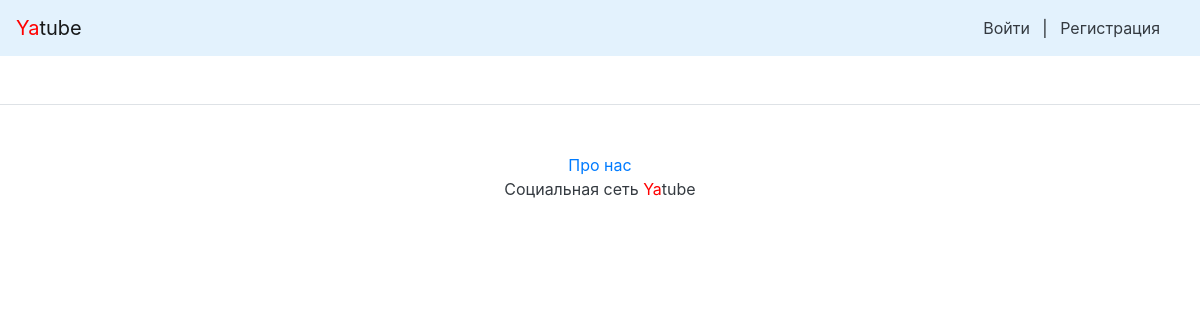
The app's page /anton/, older data.
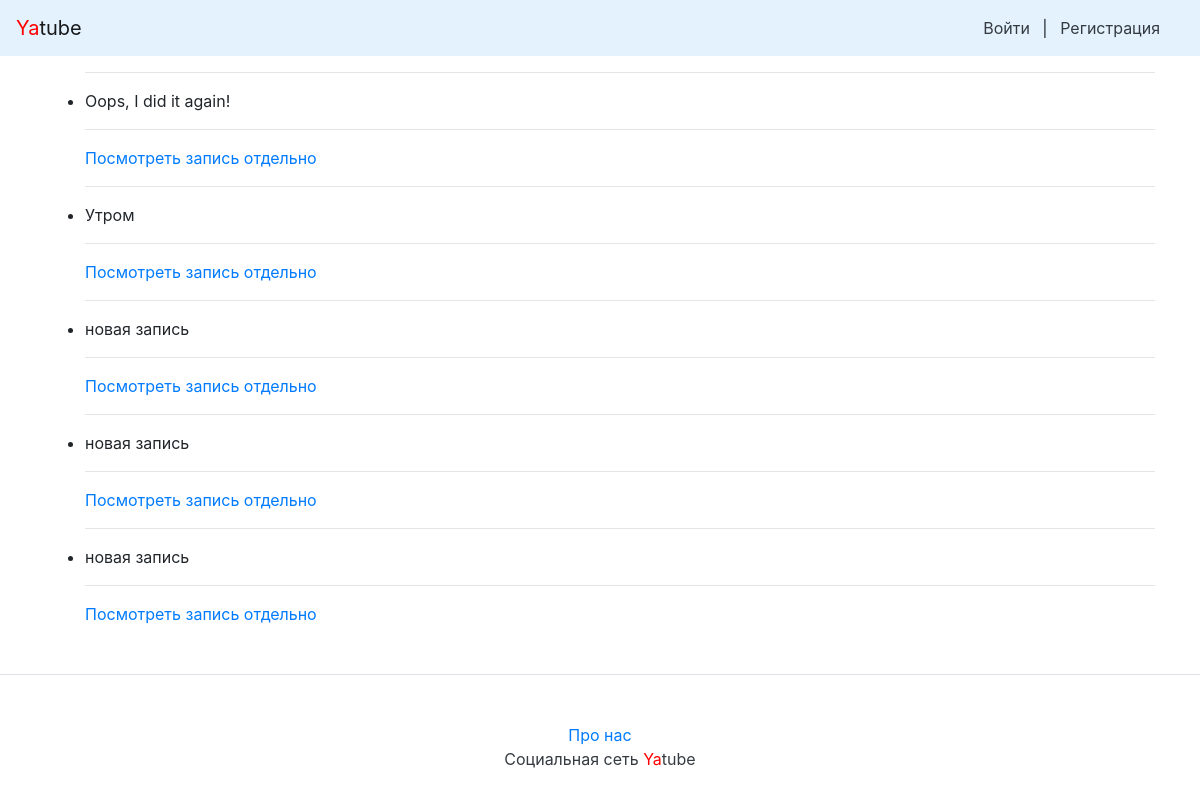
The same page, newer data.
### posts/models.py (models this page shows)
class Post(models.Model):
    text=models.CharField(max_length=25,null=True,verbose_name='введите текст' )
    pub_date=models.DateTimeField('date published',auto_now_add=True)
    author=models.ForeignKey(User, on_delete=models.CASCADE, null=True,related_name='posts')
    def __str__(self):
        return self.text

### posts/views.py (the view)
# urls.py: path('<str:username>/', user_posts, name='profile'),
def user_posts(request, username):
  posts = Post.objects.filter(author__username=username)
  return render(request, 'profile.html', {'posts':posts})

### templates/profile.html
{% extends 'base.html' %}
{% block content %}
{% for post in posts %}
<ul><li>
<hr>
<p>{{post}}</p>
<hr>
<a href="{% url 'tak'  request.user.id post.id %}">Посмотреть запись отдельно</a></p>
</li>
</ul>
{% endfor %}
{% endblock content %}

### templates/base.html (shortened to what this page needs)
<!doctype html>
<html>
    <head>
        {% load static %}
        <link rel="stylesheet" href="{% static 'bootstrap/dist/css/bootstrap.min.css' %}">
    </head>
    <body>
        {% include 'nav.html' %}
        <main>
            <div class="container">
                {% block content %}{% endblock content %}
            </div>
        </main>
        {% include 'footer.html' %}
    </body>
</html>

### templates/nav.html
<nav class="navbar navbar-light" style="background-color: #e3f2fd;">
    <a class="navbar-brand" href="/"><span style="color:red">Ya</span>tube</a>
    <nav class="my-2 my-md-0 mr-md-3">
        {% if user.is_authenticated %}
        Пользователь: {{ user.username }}.
        <a class="p-2 text-dark" href="{% url 'password_change' %}">Изменить пароль</a>
        <a class="p-2 text-dark" href="{% url 'logout' %}">Выйти</a>
        <a class="p-2 text-dark" href="{% url 'new' request.user.id  %}">Новая запись</a>
        {% else %}
        <a class="p-2 text-dark" href="{% url 'login' %}">Войти</a> |
        <a class="p-2 text-dark" href="{% url 'signup' %}">Регистрация</a>
        {% endif %}
    </nav>
</nav>

### templates/footer.html
<footer class="pt-4 my-md-5 pt-md-5 border-top">
<p class="m-0 text-dark text-center "><a href="/about-us">Про нас</a></p>
    <p class="m-0 text-dark text-center ">Социальная сеть <span style="color:red">Ya</span>tube </p>
</footer>

Row changes from the older to the newer data that the page shows:
added Post: text "Oops, I did it again!"
added Post: text "Утром"
added Post: text "новая запись"
added Post: text "новая запись"
added Post: text "новая запись"
